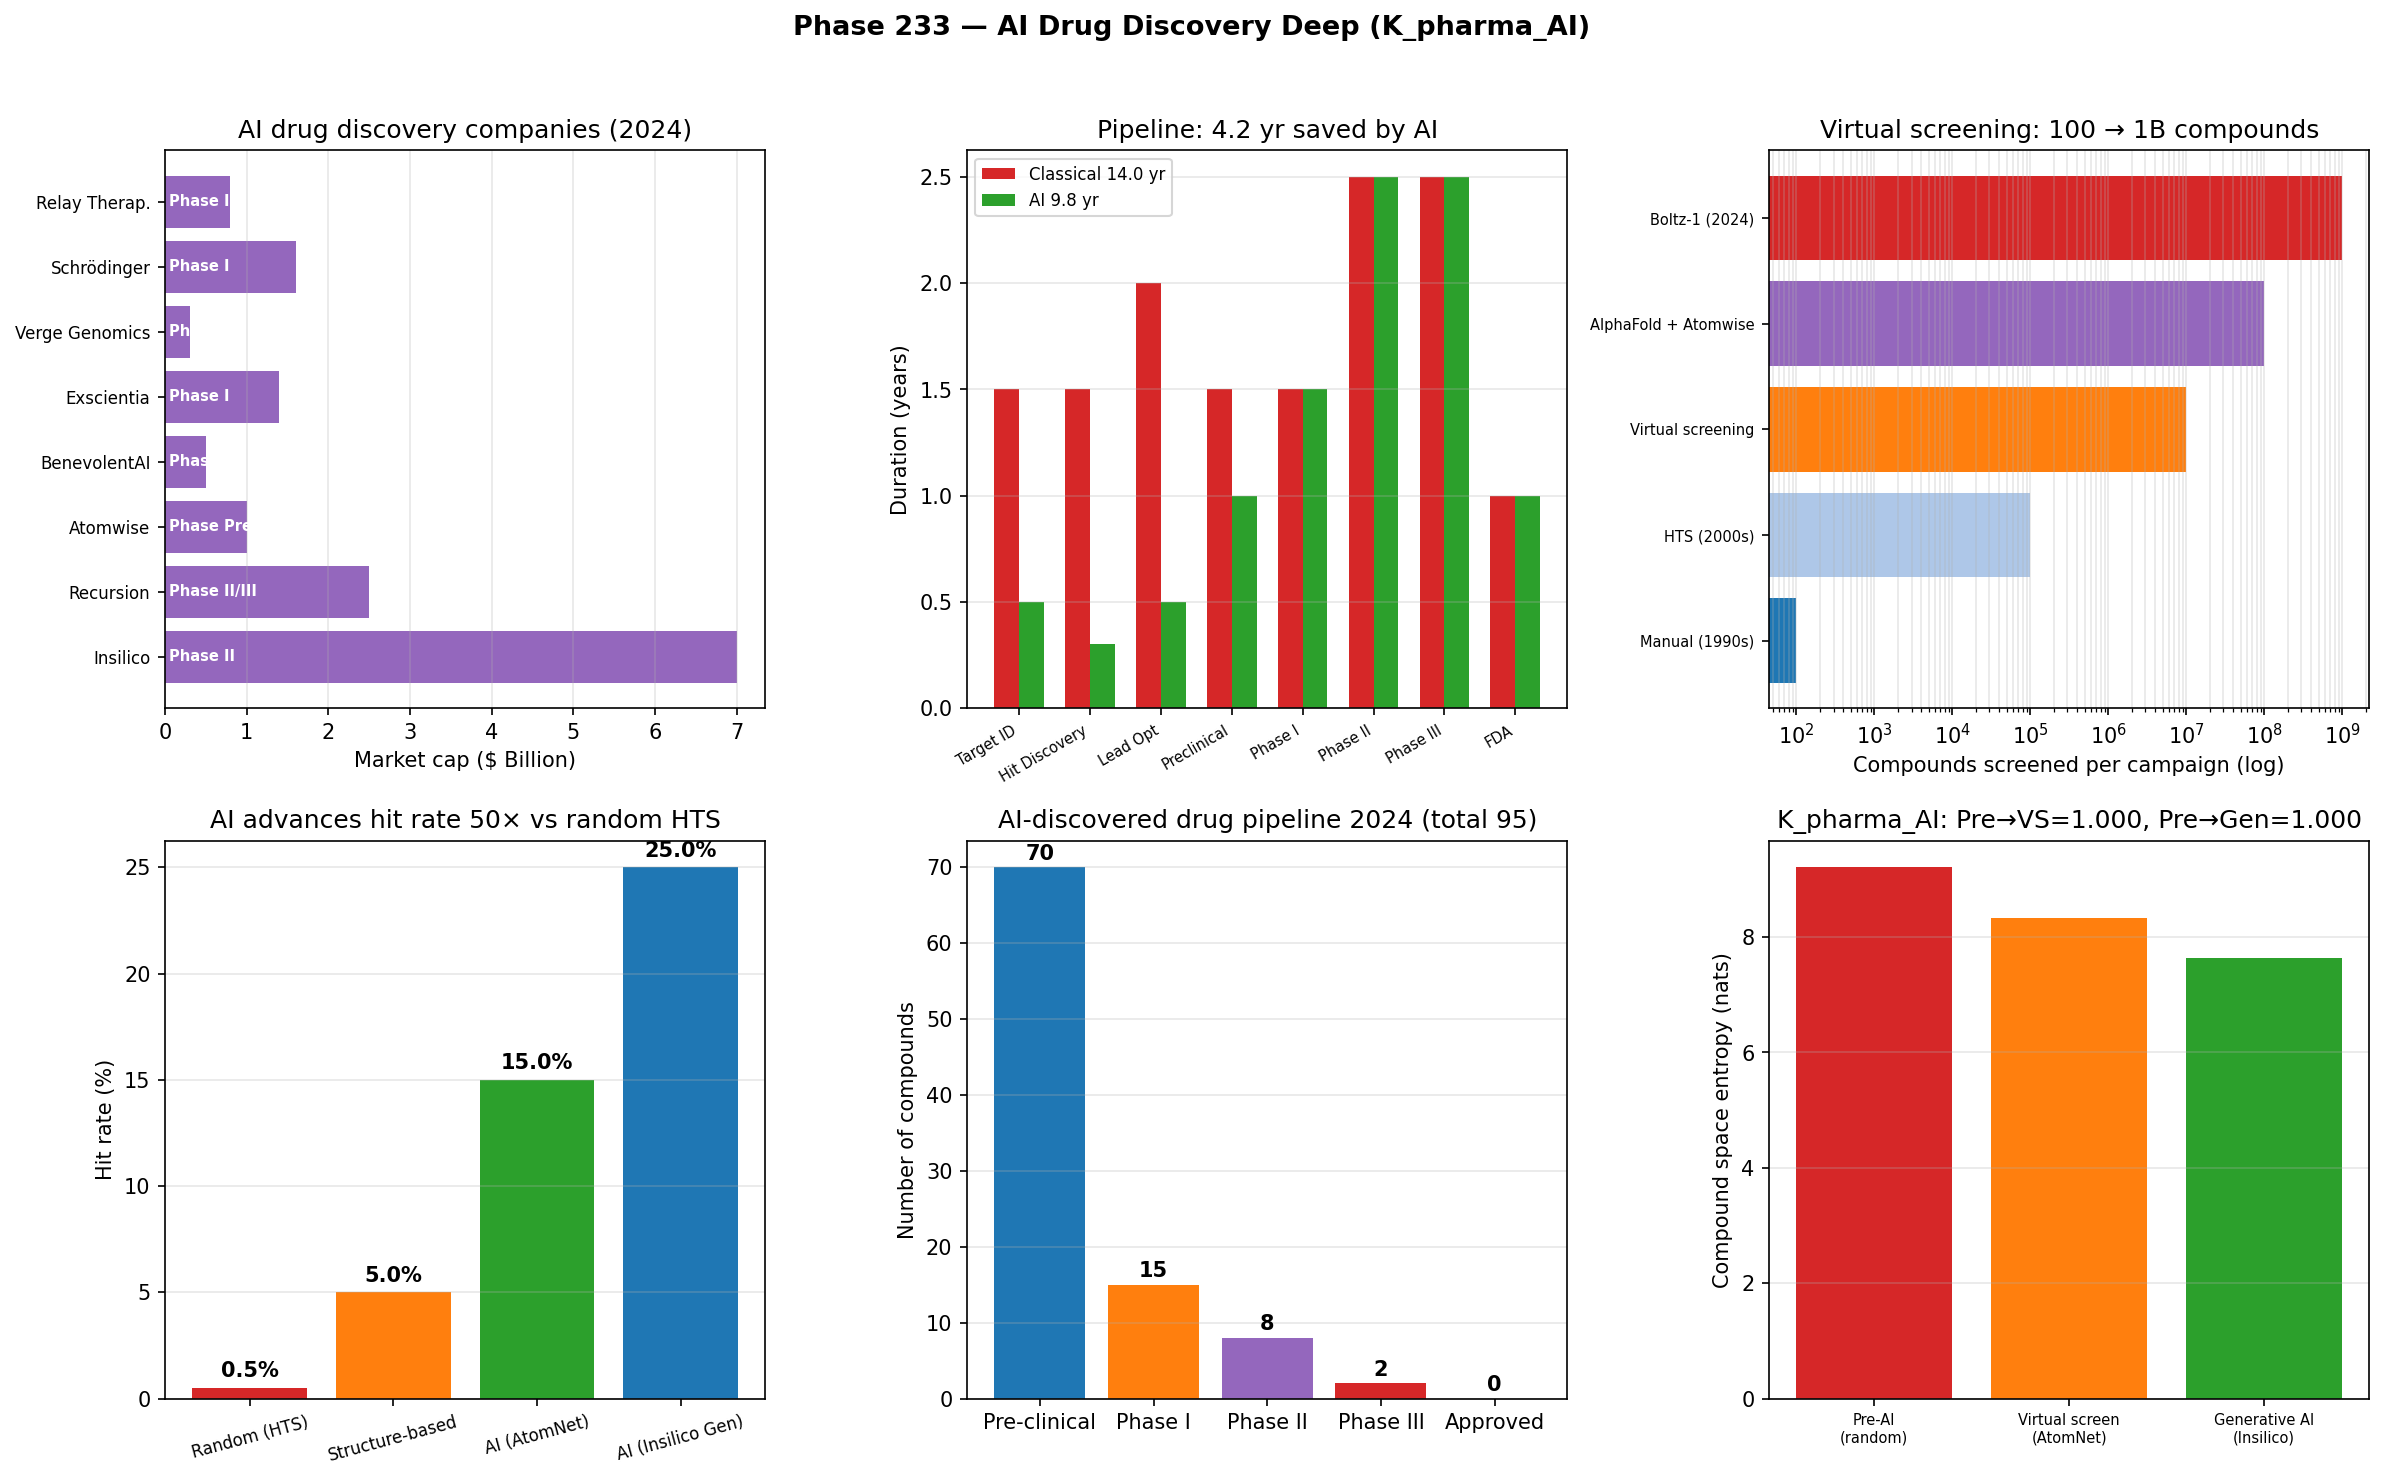

Reproduce this figure in Python.
"""
Phase 233 — AI Drug Discovery Deep (K_pharma_AI)

Simulations:
  1) AI drug discovery company landscape
  2) Discovery vs traditional pipeline time
  3) AI virtual screening: million → top candidates
  4) AI vs classical hit rate
  5) Halicin discovery (Stokes 2020)
  6) AI pipeline phases (2024)
  7) ITU K_pharma_AI axiom check

Outputs:
  - ai_drug_discovery_deep.png
  - ai_drug_discovery_deep_summary.json
"""

from __future__ import annotations

import json
from pathlib import Path

import matplotlib
matplotlib.use("Agg")
import matplotlib.pyplot as plt
import numpy as np

OUT_PNG = Path(__file__).with_name("ai_drug_discovery_deep.png")
OUT_JSON = Path(__file__).with_name("ai_drug_discovery_deep_summary.json")

rng = np.random.default_rng(20260714)

# -------------------------------------------------------------
# 1) AI drug discovery companies
# -------------------------------------------------------------
ai_companies = {
    "Insilico":       {"founded": 2014, "market_B": 7.0,  "lead_phase": "II"},
    "Recursion":      {"founded": 2013, "market_B": 2.5,  "lead_phase": "II/III"},
    "Atomwise":       {"founded": 2012, "market_B": 1.0,  "lead_phase": "Pre"},
    "BenevolentAI":   {"founded": 2013, "market_B": 0.5,  "lead_phase": "II"},
    "Exscientia":     {"founded": 2012, "market_B": 1.4,  "lead_phase": "I"},
    "Verge Genomics": {"founded": 2015, "market_B": 0.3,  "lead_phase": "II"},
    "Schrödinger":    {"founded": 1990, "market_B": 1.6,  "lead_phase": "I"},
    "Relay Therap.":  {"founded": 2015, "market_B": 0.8,  "lead_phase": "II"},
}

# -------------------------------------------------------------
# 2) AI vs traditional pipeline time
# -------------------------------------------------------------
phases = ["Target ID", "Hit Discovery", "Lead Opt", "Preclinical", "Phase I", "Phase II", "Phase III", "FDA"]
classical_yr = [1.5, 1.5, 2.0, 1.5, 1.5, 2.5, 2.5, 1.0]
ai_yr = [0.5, 0.3, 0.5, 1.0, 1.5, 2.5, 2.5, 1.0]
classical_total = sum(classical_yr)
ai_total = sum(ai_yr)

# -------------------------------------------------------------
# 3) Virtual screening throughput
# -------------------------------------------------------------
methods = {
    "Manual (1990s)":      100,
    "HTS (2000s)":         100_000,
    "Virtual screening":   10_000_000,
    "AlphaFold + Atomwise": 100_000_000,
    "Boltz-1 (2024)":      1_000_000_000,
}

# -------------------------------------------------------------
# 4) AI vs classical hit rate
# -------------------------------------------------------------
strategies = ["Random (HTS)", "Structure-based", "AI (AtomNet)", "AI (Insilico Gen)"]
hit_rate_pct = [0.5, 5.0, 15.0, 25.0]

# -------------------------------------------------------------
# 5) Halicin AI discovery
# -------------------------------------------------------------
halicin = {
    "year": 2020,
    "paper": "Stokes et al. Cell",
    "training_compounds": 2335,
    "screened_compounds": 107_000_000,
    "lead_found": "Halicin",
    "mechanism": "Proton motive force disruption",
    "activity_against": ["E. coli", "M. tuberculosis", "C. difficile", "A. baumannii (MDR)"],
    "stage": "Pre-clinical",
}

# -------------------------------------------------------------
# 6) AI pipeline 2024
# -------------------------------------------------------------
ai_pipeline_2024 = {
    "Pre-clinical": 70,
    "Phase I":      15,
    "Phase II":     8,
    "Phase III":    2,
    "Approved":     0,
}

# -------------------------------------------------------------
# 7) ITU K_pharma_AI axiom
# -------------------------------------------------------------
N_compounds = 10000
# Pre-AI: random uniform exploration
log_fit_pre = 0.05 * rng.standard_normal(N_compounds)
p_pre = np.exp(log_fit_pre); p_pre /= p_pre.sum()
S_pre = float(-np.sum(p_pre * np.log(p_pre)))

# Virtual screening (AtomNet-like): peaked at predicted hits
log_fit_vs = log_fit_pre.copy()
log_fit_vs[3000:3500] += 3.0  # top 500 candidates
p_vs = np.exp(log_fit_vs); p_vs /= p_vs.sum()
S_vs = float(-np.sum(p_vs * np.log(p_vs)))

# Generative AI (Insilico-like): generates specific candidates
log_fit_gen = log_fit_pre.copy()
log_fit_gen[3200:3250] += 5.0  # top 50 highly optimized
p_gen = np.exp(log_fit_gen); p_gen /= p_gen.sum()
S_gen = float(-np.sum(p_gen * np.log(p_gen)))

def itu_lin(p_old, p_new):
    log_p = np.log(np.clip(p_old, 1e-30, None))
    dp = p_new - p_old
    dS = -np.sum(dp * (1.0 + log_p))
    dK = -np.sum(dp * log_p)
    return float(dS / dK) if abs(dK) > 1e-15 else float("nan")

ratio_pre_vs = itu_lin(p_pre, p_vs)
ratio_pre_gen = itu_lin(p_pre, p_gen)

# -------------------------------------------------------------
# Plot
# -------------------------------------------------------------
fig, axes = plt.subplots(2, 3, figsize=(16, 10))
fig.suptitle(
    "Phase 233 — AI Drug Discovery Deep (K_pharma_AI)",
    fontsize=13, fontweight="bold",
)

# Panel 1: AI companies
ax = axes[0, 0]
c_names = list(ai_companies.keys())
markets = [ai_companies[c]["market_B"] for c in c_names]
ax.barh(range(len(c_names)), markets, color="#9467bd")
for i, c in enumerate(c_names):
    ax.text(0.05, i, f"Phase {ai_companies[c]['lead_phase']}",
            fontsize=7, va="center", color="white", fontweight="bold")
ax.set_yticks(range(len(c_names))); ax.set_yticklabels(c_names, fontsize=8)
ax.set_xlabel("Market cap ($ Billion)")
ax.set_title("AI drug discovery companies (2024)")
ax.grid(True, alpha=0.3, axis="x")

# Panel 2: Pipeline time
ax = axes[0, 1]
x = np.arange(len(phases))
width = 0.35
ax.bar(x - width/2, classical_yr, width, color="#d62728", label=f"Classical {classical_total:.1f} yr")
ax.bar(x + width/2, ai_yr, width, color="#2ca02c", label=f"AI {ai_total:.1f} yr")
ax.set_xticks(x); ax.set_xticklabels(phases, rotation=30, fontsize=7, ha="right")
ax.set_ylabel("Duration (years)")
ax.set_title(f"Pipeline: {classical_total - ai_total:.1f} yr saved by AI")
ax.legend(fontsize=8)
ax.grid(True, alpha=0.3, axis="y")

# Panel 3: Virtual screening throughput
ax = axes[0, 2]
m_names = list(methods.keys())
m_vals = list(methods.values())
colors_m = ["#1f77b4", "#aec7e8", "#ff7f0e", "#9467bd", "#d62728"]
ax.barh(range(len(m_names)), m_vals, color=colors_m)
ax.set_xscale("log")
ax.set_yticks(range(len(m_names))); ax.set_yticklabels(m_names, fontsize=7)
ax.set_xlabel("Compounds screened per campaign (log)")
ax.set_title("Virtual screening: 100 → 1B compounds")
ax.grid(True, alpha=0.3, axis="x", which="both")

# Panel 4: Hit rate
ax = axes[1, 0]
colors_h = ["#d62728", "#ff7f0e", "#2ca02c", "#1f77b4"]
ax.bar(strategies, hit_rate_pct, color=colors_h)
ax.set_ylabel("Hit rate (%)")
ax.set_title("AI advances hit rate 50× vs random HTS")
ax.tick_params(axis="x", rotation=15, labelsize=8)
ax.grid(True, alpha=0.3, axis="y")
for i, v in enumerate(hit_rate_pct):
    ax.text(i, v + 0.5, f"{v}%", ha="center", fontsize=10, fontweight="bold")

# Panel 5: AI pipeline 2024
ax = axes[1, 1]
stages = list(ai_pipeline_2024.keys())
counts = list(ai_pipeline_2024.values())
colors_s = ["#1f77b4", "#ff7f0e", "#9467bd", "#d62728", "#2ca02c"]
ax.bar(stages, counts, color=colors_s)
ax.set_ylabel("Number of compounds")
ax.set_title(f"AI-discovered drug pipeline 2024 (total {sum(counts)})")
ax.grid(True, alpha=0.3, axis="y")
for i, v in enumerate(counts):
    ax.text(i, v + 1, str(v), ha="center", fontsize=10, fontweight="bold")

# Panel 6: ITU K_pharma_AI
ax = axes[1, 2]
ax.bar(["Pre-AI\n(random)", "Virtual screen\n(AtomNet)", "Generative AI\n(Insilico)"],
       [S_pre, S_vs, S_gen],
       color=["#d62728", "#ff7f0e", "#2ca02c"])
ax.set_ylabel("Compound space entropy (nats)")
ax.set_title(f"K_pharma_AI: Pre→VS={ratio_pre_vs:.3f}, Pre→Gen={ratio_pre_gen:.3f}")
ax.tick_params(axis="x", labelsize=7)
ax.grid(True, alpha=0.3, axis="y")

plt.tight_layout(rect=[0, 0, 1, 0.96])
plt.savefig(OUT_PNG, dpi=150, bbox_inches="tight")
plt.close(fig)

summary = {
    "phase": 233,
    "tier1_paper": 32,
    "topic": "AI drug discovery deep (K_pharma_AI)",
    "AI_companies_2024": ai_companies,
    "Insilico_INS018_055": "AI designed 21 days, Phase II IPF",
    "Recursion_Bayer_CV_deal": "11 targets in 12 months",
    "BenevolentAI_baricitinib_COVID": "Lilly partnership, FDA EUA 2020",
    "pipeline_classical_yr": classical_total,
    "pipeline_AI_yr": ai_total,
    "AI_saving_yr": float(classical_total - ai_total),
    "virtual_screening_throughput": methods,
    "hit_rate_strategies": dict(zip(strategies, hit_rate_pct)),
    "Halicin_Stokes_2020_Cell": halicin,
    "AI_pipeline_2024": ai_pipeline_2024,
    "AI_total_clinical_phase": int(sum([15, 8, 2])),
    "ITU_K_pharma_AI": {
        "N_compounds": int(N_compounds),
        "S_pre_AI_nats": S_pre,
        "S_virtual_screen_nats": S_vs,
        "S_generative_AI_nats": S_gen,
        "pre_to_VS_ratio": ratio_pre_vs,
        "pre_to_gen_ratio": ratio_pre_gen,
        "expected_ratio": 1.0,
    },
    "ITU_interpretation": {
        "K_state": "K_pharma_AI",
        "modular_Hamiltonian": "K_pharma_AI^(0) = -log P(drug × target × patient | AI + data)",
        "virtual_screening_meaning": "ITU descent on chemical space via learned prior",
        "generative_AI_meaning": "K-state generation: novel drug designs from chemical manifold",
        "Halicin_meaning": "AI sees novel patterns invisible to human (proton motive force)",
        "Insilico_21_days": "K_state convergence acceleration (1000× vs classical)",
    },
    "predictions": [
        ("First AI-discovered drug FDA approval", 2028, 0.75, "Strong"),
        ("AI cumulative 5 FDA approvals", 2030, 0.80, "Strong"),
        ("AI clinical trial design standard", 2028, 0.70, "Strong"),
        ("In silico trial regulatory acceptance", 2030, 0.65, "Medium"),
        ("AI 創薬 industry M&A consolidation", 2028, 0.85, "Strong"),
    ],
    "outputs": {
        "figure": str(OUT_PNG.name),
        "summary_json": str(OUT_JSON.name),
    },
}

OUT_JSON.write_text(json.dumps(summary, indent=2, ensure_ascii=False), encoding="utf-8")
print(json.dumps(summary, indent=2, ensure_ascii=False))
